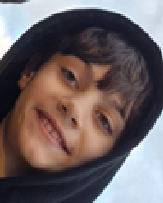
#> input picture OFEK.png, 163 x 203 px, found by its file name
$ python process_avatars.py
#> lines starting #> are read from the running program, lines starting #| are printed output that depends on the picture
from PIL import Image, ImageFilter, ImageEnhance, ImageDraw
import os

OUT = 280   # output square size in pixels

def make_avatar(src, dst, crop_frac, bg_rgb, brightness=1.08, contrast=1.2, saturation=1.25):
    """
    crop_frac: (left, top, right, bottom) as 0-1 fractions of source image
    bg_rgb: background color shown at the circle edge (feathered blend)
    """
#> called with src = 'C:\\C3 Kids\\OFEK.png', crop_frac = (0.03, 0.02, 0.97, 0.97), bg_rgb = (28, 18, 55), brightness = 1.1, contrast = 1.18, saturation = 1.2
    img = Image.open(src).convert('RGB')
    w, h = img.size
#> w = 163; h = 203

    # 1. Crop to face region
    l = int(w * crop_frac[0])
#> l = 4
    t = int(h * crop_frac[1])
#> t = 4
    r = int(w * crop_frac[2])
#> r = 158
    b = int(h * crop_frac[3])
#> b = 196
    cropped = img.crop((l, t, r, b))

    # 2. Force square from center
    cw, ch = cropped.size
#> cw = 154; ch = 192
    side = min(cw, ch)
#> side = 154
    cl = (cw - side) // 2
#> cl = 0
    ct = (ch - side) // 2
#> ct = 19
    square = cropped.crop((cl, ct, cl + side, ct + side))

    # 3. Resize
    face = square.resize((OUT, OUT), Image.LANCZOS)

    # 4. Enhancements
    face = ImageEnhance.Brightness(face).enhance(brightness)
    face = ImageEnhance.Contrast(face).enhance(contrast)
    face = ImageEnhance.Color(face).enhance(saturation)
    face = ImageEnhance.Sharpness(face).enhance(1.4)
    face = face.convert('RGBA')
#> face: PIL image 280x280 RGBA

    # 5. Circular mask – hard edge + feathered outer ring
    mask = Image.new('L', (OUT, OUT), 0)
#> mask: PIL image 280x280 L; every value is 0
    draw = ImageDraw.Draw(mask)
    pad = 4
    draw.ellipse([pad, pad, OUT - pad, OUT - pad], fill=255)
    mask = mask.filter(ImageFilter.GaussianBlur(5))

    # 6. Solid color background
    bg = Image.new('RGBA', (OUT, OUT), (*bg_rgb, 255))

    # 7. Paste face onto background using mask
    face.putalpha(mask)
    bg.paste(face, (0, 0), face)

    # 8. Thin white ring drawn on top for polish
    ring = ImageDraw.Draw(bg)
    ring.ellipse([pad, pad, OUT - pad, OUT - pad], outline=(255, 255, 255, 100), width=3)

    os.makedirs(os.path.dirname(dst), exist_ok=True)
    bg.save(dst, 'PNG', optimize=True)
    w2, h2 = bg.size
#> w2 = 280; h2 = 280
    print(f"  OK {os.path.basename(dst)}  ({w2}x{h2}px)")
#|   OK C:\C3 Kids\client\public\avatars\OFEK.png  (280x280px)


print("Processing avatars...")

# OFEK – ילד עם קפוצ'ון כהה, פנים מסולסלות חמודות
# חיתוך קצת יותר רחב כי הקפוצ'ון עוטף את הפנים
make_avatar(
    src=r'C:\C3 Kids\OFEK.png',
    dst=r'C:\C3 Kids\client\public\avatars\OFEK.png',
    crop_frac=(0.03, 0.02, 0.97, 0.97),
    bg_rgb=(28, 18, 55),       # dark purple
    brightness=1.10,
    contrast=1.18,
    saturation=1.2,
)

# ORI – ילד עם שיער ישר, רקע בהיר
# חיתוך מעט מהצדדים כי הרקע נראה
make_avatar(
    src=r'C:\C3 Kids\ORI.png',
    dst=r'C:\C3 Kids\client\public\avatars\ORI.png',
    crop_frac=(0.05, 0.0, 0.95, 0.95),
    bg_rgb=(15, 40, 65),       # כחול כהה
    brightness=1.05,
    contrast=1.22,
    saturation=1.3,
)
#> call 2 of make_avatar, with src = 'C:\\C3 Kids\\ORI.png', crop_frac = (0.05, 0, 0.95, 0.95), bg_rgb = (15, 40, 65), brightness = 1.05, contrast = 1.22, saturation = 1.3
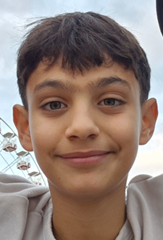
#> input picture ORI.png, 163 x 240 px, found by its file name
#> in make_avatar (call 2), `bg.save(dst, 'PNG', optimize=True)`:
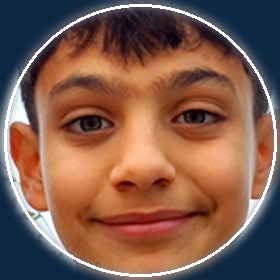
#> saved as ORI.png: PIL image 280x280 RGBA; mean R, G, B, A 125.9, 89.3, 73.9, 244.4; transparent parts drawn white
#|   OK C:\C3 Kids\client\public\avatars\ORI.png  (280x280px)

# TSAHY – אבא עם זקן, רקע חיצוני
# חיתוך מהצד העליון כי הפנים קצת למטה בתמונה
make_avatar(
    src=r'C:\C3 Kids\TSAHY.png',
    dst=r'C:\C3 Kids\client\public\avatars\TSAHY.png',
    crop_frac=(0.0, 0.02, 1.0, 0.96),
    bg_rgb=(45, 22, 10),       # חום כהה-חם
    brightness=1.06,
    contrast=1.20,
    saturation=1.15,
)
#> call 3 of make_avatar, with src = 'C:\\C3 Kids\\TSAHY.png', crop_frac = (0, 0.02, 1, 0.96), bg_rgb = (45, 22, 10), brightness = 1.06, contrast = 1.2, saturation = 1.15
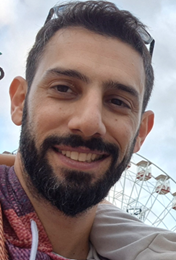
#> input picture TSAHY.png, 176 x 260 px, found by its file name
#> in make_avatar (call 3), `cropped = img.crop((l, t, r, b))`:
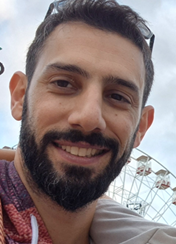
#> cropped: PIL image 176x244 RGB; mean R, G, B 140.2, 126.4, 126.3
#> in make_avatar (call 3), `square = cropped.crop((cl, ct, cl + side, ct + side))`:
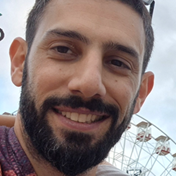
#> square: PIL image 176x176 RGB; mean R, G, B 141.6, 126.6, 125
#> in make_avatar (call 3), `bg = Image.new('RGBA', (OUT, OUT), (*bg_rgb, 255))`:
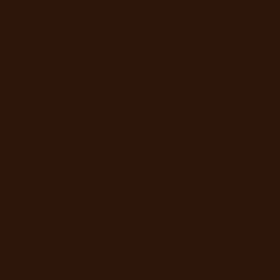
#> bg: PIL image 280x280 RGBA; mean R, G, B, A 45, 22, 10, 255
#> in make_avatar (call 3), `bg.save(dst, 'PNG', optimize=True)`:
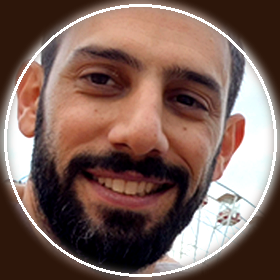
#> saved as TSAHY.png: PIL image 280x280 RGBA; mean R, G, B, A 121.3, 93.9, 85, 244.4; transparent parts drawn white
#|   OK C:\C3 Kids\client\public\avatars\TSAHY.png  (280x280px)

print("Done!")
